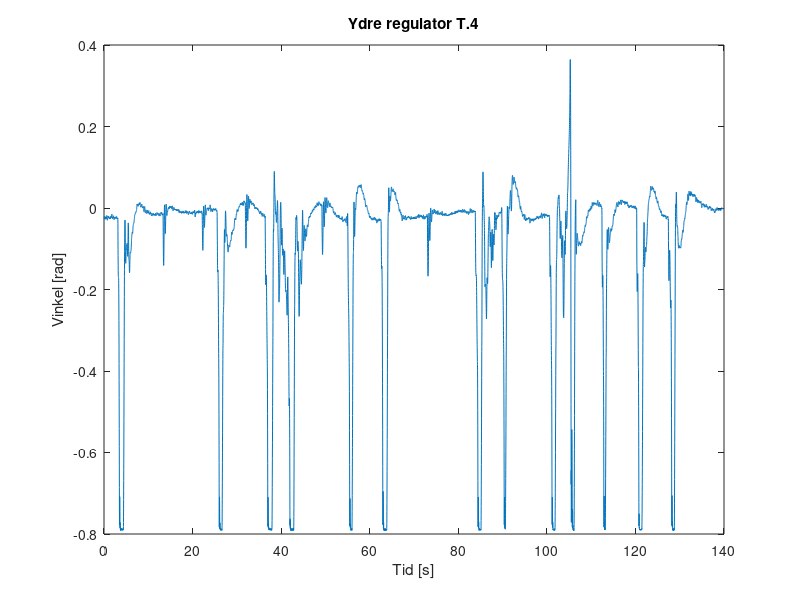

Write MATLAB code to recreate this figure. (Note: this script raises an error after producing the figure.)
clc
clear all
close all

load('dataYdre.mat');


realdata=[dataYdre(1:5227),dataYdre(5744:14500)];





dataFilt(1) = realdata(1);
dataFilt(2) = (realdata(1) + realdata(2))/2;

nn = length(realdata);

for ii=1:(nn-2)
    dataFilt(ii+2)=(realdata(ii)+realdata(ii+1)+realdata(ii+2))/3;
end






n=0
n=length(dataFilt);

tid = 0
for i = 1:n
    tid(i) = 0.01 * i;
end



plot(tid,dataFilt);
title('Ydre regulator T.4')
ylabel("Vinkel [rad]");
xlabel("Tid [s]");



label1 = {'Stød 1'};
label2 = {'Stød 2'};
label3 = {'Stød 3'};
label4 = {'Stød 4'};
label5 = {'Stød 5'};
label6 = {'Stød 6'};
label7 = {'Stød 7'};
label8 = {'Stød 8'};
label9 = {'Stød 9'};
label10 = {'Stød 10'};

xline(2.92,'-',label1);
xline(25.24,'-',label2);
xline(36.18,'-',label3);
xline(54.78,'-',label4);
xline(62.27,'-',label5);
xline(83.63,'-',label6);
xline(100.33,'-',label7);
xline(112.14,'-',label8);
xline(120.08,'-',label9);
xline(127.12,'-',label10);


%%
for i = 1:10
    dataFilt(1,i) = data(1,i);
    dataFilt(2,i) = (data(1,i) + data(2,i))/2;
end

for i = 1:10
    for ii=1:1048
        dataFilt(ii+2,i)=(data(ii,i)+data(ii+1,i)+data(ii+2,i))/3;
    end
end


temp = zeros(10);

for i=1:10
    for ii=550:1050
        temp(i) = temp(i) + dataFilt(ii,i);
    end
end


offset = temp/500;


plot(tid,dataFilt)

%%
for i=1:10
    figure(i);
    plot(tid,data1-offset);
    a=sprintf('Ydre regulator T.4 gentagelse %d',i);
    title(a)
    ylabel("Vinkel [rad]");
    xlabel("Tid [s]");
    yline(0.0175);
    yline(-0.0175);
end



%plot(data);

